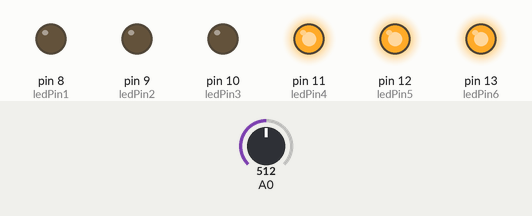
The sketch below on a simulated Arduino Uno, built with avr-gcc and run on an emulated ATmega328P. Shown: output pins drawn as LEDs (lit = HIGH). The test bench sets the inputs (shaded band); at power-on: A0 = 512.

Above: at 1.2 s.
1.3 s: A0 set to 572
2.8 s: A0 set to 596
At 4.0 s:
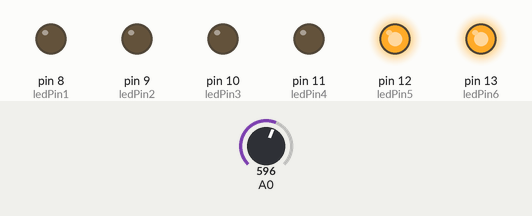
4.3 s: A0 set to 306
At 5.4 s:
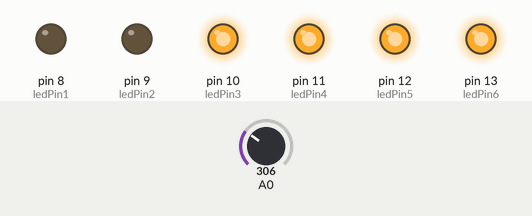
5.8 s: A0 set to 284
At 6.5 s:
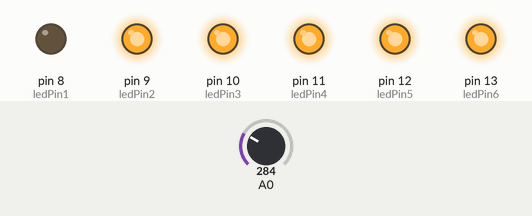
7.3 s: A0 set to 162
8.8 s: A0 set to 133
At 10.0 s:
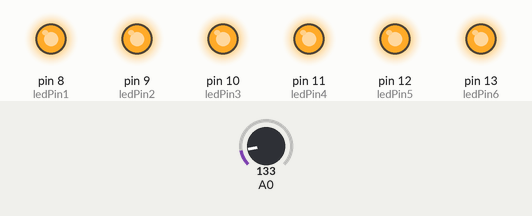
Timing chart, 0 to 11.3 s (numbered marks = the images above; inputs shaded):
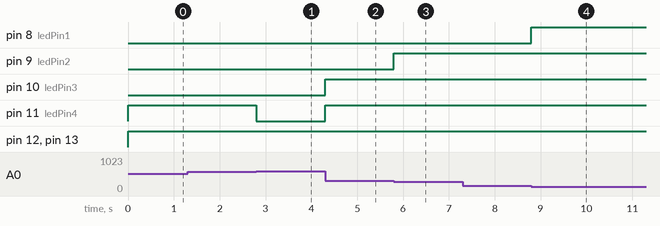

Measured:
- the behaviour switches between 584 and 585 on A0 (found by bisection; images 0 and 1)
- the behaviour switches between 293 and 292 on A0 (found by bisection; images 2 and 3)
- the behaviour switches between 147 and 146 on A0 (found by bisection; images 3 and 4)
- after the input at 1.3 s, every drawn part: stays the same
- after the input at 2.8 s, pin 11 (ledPin4): HIGH → LOW at once
- after the input at 4.3 s, pin 10 (ledPin3), pin 11 (ledPin4): LOW → HIGH at once
- after the input at 5.8 s, pin 9 (ledPin2): LOW → HIGH at once
- after the input at 7.3 s, every drawn part: stays the same
- after the input at 8.8 s, pin 8 (ledPin1): LOW → HIGH at once

The sketch:

led_meter.ino
```cpp
int ledPin1 = 8;
int ledPin2 = 9;
int ledPin3 = 10;
int ledPin4 = 11;
int ledPin5 = 12;
int ledPin6 = 13;
void setup() {
  pinMode(ledPin1, OUTPUT);
  pinMode(ledPin2, OUTPUT);
  pinMode(ledPin3, OUTPUT);
  pinMode(ledPin4, OUTPUT);
  pinMode(ledPin5, OUTPUT);
  pinMode(ledPin6, OUTPUT);
}

void loop() {
  // read the input on analog pin 0:
  int sensorValue = analogRead(A0);
  Serial.println(sensorValue);
  // The analog pin reads from 0 to 1023.
  // This commands maps those numbers from 4 to 0
  // So 0 becomes 4 and 1023 becomes 0
  int mappedSensorValue = map( sensorValue, 0, 1023, 7, 0);
  //Here we test the mappedsensorvalue. If it is greater then 1 we turn
  // on the LED on Pin 2 and then see if it is greater then 2.

  if (mappedSensorValue > 1) {
  digitalWrite(ledPin6, HIGH);
  if (mappedSensorValue > 2) {
    digitalWrite(ledPin5, HIGH);
    if (mappedSensorValue > 3) {
      digitalWrite(ledPin4, HIGH);
      if (mappedSensorValue > 4) {
        digitalWrite(ledPin3, HIGH);
        if (mappedSensorValue > 5) {
          digitalWrite(ledPin2, HIGH);
          if(mappedSensorValue > 6) {
          digitalWrite(ledPin1, HIGH);
          } else {
            digitalWrite(ledPin1, LOW);
          }
        } else {
          digitalWrite(ledPin2, LOW);
        }
      } else {
        digitalWrite(ledPin3, LOW);
      }
    } else {
      digitalWrite(ledPin4, LOW);
    }
  } else {
    digitalWrite(ledPin5, LOW);
  }
} else {
  digitalWrite(ledPin6, LOW);
}
}
```
